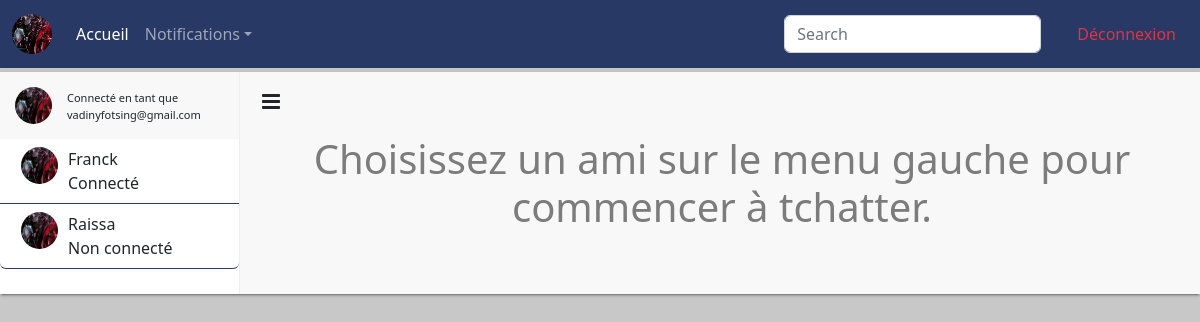
Screenshot of /index.php (signed in) with the database file from the repository.
### tables this page shows
CREATE TABLE IF NOT EXISTS `profil` (
  `id` int NOT NULL AUTO_INCREMENT,
  `nom` varchar(45) NOT NULL,
  `telephone` int NOT NULL,
  `email` varchar(45) NOT NULL,
  `pass` varchar(60) NOT NULL,
  `adresse` varchar(45) NOT NULL,
  `genre` varchar(20) NOT NULL,
  `sm` varchar(20) NOT NULL,
  `photo` varchar(80) DEFAULT NULL,
  `inscription` timestamp(6) NOT NULL DEFAULT CURRENT_TIMESTAMP(6),
  `status` int NOT NULL DEFAULT '0',
  PRIMARY KEY (`id`)
);

### config.php (called while the page is built, shortened)
<?php
function data_user($id, $db)
{
  $req = $db->prepare("SELECT * FROM profil WHERE id=?");
  $req->execute(array($id));
  return $req;
}

### inc/amis.php (the view, shortened to what this page needs)
<div class="list-group lg-alt">
  <?php
  include_once('config.php');
  $idAmi = $_SESSION['id'];
  $req = $db->prepare("SELECT * FROM profil WHERE id!=? ORDER BY nom");
  $req->execute(array($idAmi));
  while ($donnees = $req->fetch()) {
    $connect = "Non connecté";
    $nom_ami = $donnees['nom'];
    $idAmi = $donnees['id'];
    if ($donnees['status']) {
      $connect = "Connecté";
    }
    $photo = ($donnees['photo']) ? $donnees['photo'] : 'profil/defaut.jpeg';
  ?>
    <a class="list-group-item media" href="index.php?uid=<?= $idAmi; ?>">
      <div class="pull-left">
        <img src="<?= $photo; ?>" alt="" class="img-avatar" />
      </div>
      <div class="media-body">
        <span class="list-group-item-heading"> <?= $nom_ami; ?> </span><br/>
        <span class="list-group-item-text c-gray"><?= $connect; ?></span>
      </div>
    </a>
  <?php
  }
  ?>
</div>

### index.php (shortened to what this page needs)
<?php
include_once('config.php');
$id = (int) $_SESSION['id'];
$req = data_user($id, $db);
while ($donnees = $req->fetch()) {
  $email = $donnees['email'];
  $profil = ($donnees['photo']) ? $donnees['photo'] : 'profil/defaut.jpeg';
}
$uid = 0;
?>
<!DOCTYPE html>
<html>
<head>
  <link rel="stylesheet" type="text/css" href="css/bootstrap.min.css" />
  <link rel="stylesheet" type="text/css" href="css/font-awesome.min.css" />
  <link rel="stylesheet" type="text/css" href="css/style.css" />
</head>
<body>
  <nav class="navbar navbar-expand-lg fixed-top navbar-dark mb-5" aria-label="Fourth navbar example">
    <div class="container-fluid">
      <a class="navbar-brand" href="#">
        <img src="img/kaneki.jpeg" width="40" height="40" alt="" class="rounded-circle" />
      </a>
      <div class="collapse navbar-collapse" id="navbarsExample04">
        <ul class="navbar-nav me-auto mb-2 mb-md-0">
          <li class="nav-item">
            <a class="nav-link active" aria-current="page" href="index.php">Accueil</a>
          </li>
          <li class="nav-item dropdown">
            <a class="nav-link dropdown-toggle" href="#" data-bs-toggle="dropdown" aria-expanded="false">Notifications</a>
          </li>
        </ul>
        <form role="search" class="ms-2 mt-xs-3 pull-right">
          <input class="form-control" type="search" placeholder="Search" aria-label="Search">
        </form>
        <a class="btn btn-outline-danger my-2 mt-xs-3 ms-4" href="deconnexion.php">Déconnexion</a>
      </div>
    </div>
  </nav><br />
  <div class="containr mt-5">
    <div class="tile tile-alt" id="messages-main">
      <div class="ms-menu">
        <div class="ms-user clearfix">
          <img src="<?= $profil; ?>" alt="" class="img-avatar pull-left">
          <div>Connecté en tant que <br> <?= $email; ?></div>
        </div>
        <?php include_once('inc/amis.php') ?>
      </div>
      <div class="ms-body">
        <div class="action-header clearfix">
          <div class="visible-xs" id="ms-menu-trigger">
            <i class="fa fa-bars"></i>
          </div>
          <?php
          if ($uid == 0) {
          ?>
            <p class="lead h2 display-6 text-black-50 text-center my-5 mx-5">
              Choisissez un ami sur le menu gauche pour commencer à tchatter.
            </p>
        </div>
    <?php }
    ?>
    </div>
  </div>
  </div>
</body>
</html>

### css/style.css (style rules this page uses)
body { margin: 0; background: #c8c8c8; }
.clearfix:after, .clearfix:before { content: ""; display: table; }
.clearfix:after { clear: both; display: block; }
nav.navbar { background-color: #283965; }
#messages-main { position: relative; margin: 0 auto; box-shadow: 0 2px 2px 0 rgba(0, 0, 0, 0.14), 0 3px 1px -2px rgba(0, 0, 0, 0.2), 0 1px 5px 0 rgba(0, 0, 0, 0.12); }
#messages-main:after, #messages-main:before { content: " "; display: table; }
#messages-main .ms-menu { position: absolute; left: 0; top: 0; border-right: 1px solid #eee; padding-bottom: 50px; height: 100%; width: 240px; background: #fff; }
@media (min-width:768px) { #messages-main .ms-body { padding-left: 240px; } }
#messages-main .ms-user { padding: 15px; background: #f8f8f8; }
#messages-main .ms-user>div { overflow: hidden; padding: 3px 5px 0 15px; font-size: 11px; }
#ms-menu-trigger { user-select: none; position: absolute; left: 0; top: 0; width: 50px; height: 100%; padding-right: 10px; padding-top: 19px; }
#ms-menu-trigger i { font-size: 21px; }
.img-avatar { height: 37px; width: 37px; border-radius: 50%; }
.list-group.lg-alt .list-group-item { border: 0; border-bottom: 1px #283965 solid; }
.list-group.lg-alt a { text-decoration: none; }
.list-group.lg-alt .list-group-item div { display: inline-block; margin-left: 5px; margin-right: 5px; }
.btn:not(.btn-alt) { border: 0; }
.action-header { position: relative; background: #f8f8f8; padding: 15px 13px 15px 17px; }
.ms-body { background:#fff; }
#ms-menu-trigger { user-select: none; position: absolute; left: 0; top: 0; width: 50px; height: 100%; padding-right: 10px; padding-top: 19px; cursor:pointer; }
#ms-menu-trigger, .message-feed.right { text-align: right; }
#ms-menu-trigger, .toggle-switch { user-select: none; }

### rows the page displays
profil: email "vadinyfotsing@gmail.com"
profil: nom "Franck", status "Connecté"
profil: nom "Raissa", connect "Non connecté"
